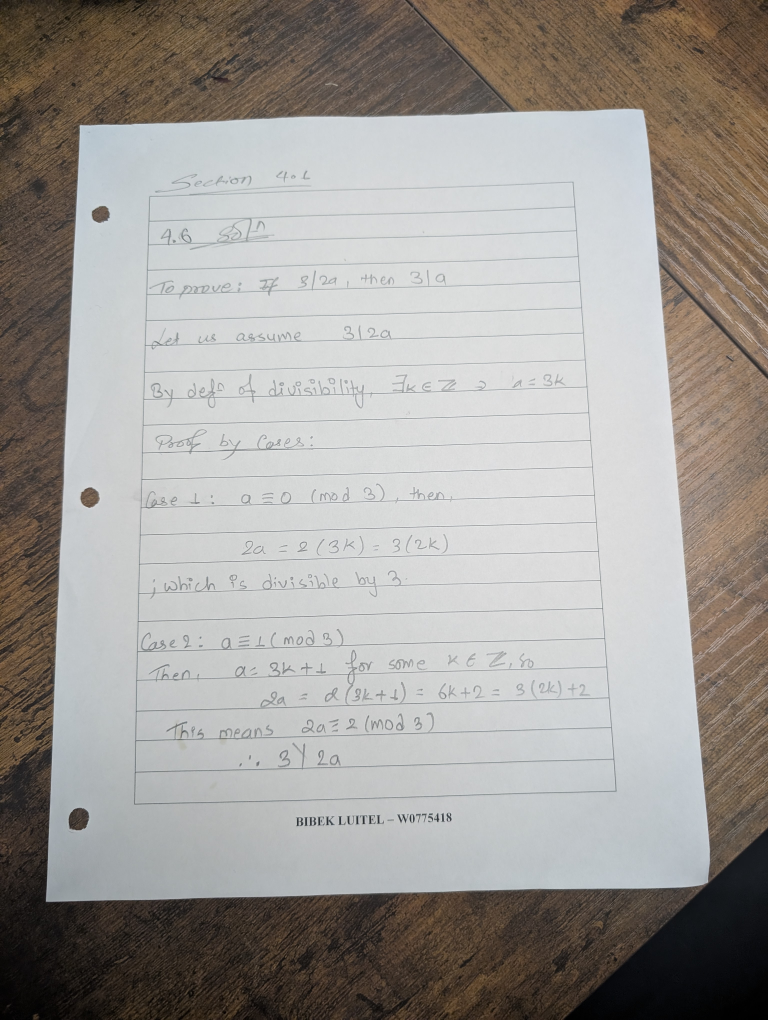
#> input picture cv-pipeline/test_images/good_img.jpg, 3072 x 4080 px (shown at 1/4 size)
$ python qa.py
#> lines starting #> are read from the running program, lines starting #| are printed output that depends on the picture; after the words box and inside, x2 and y2 are one past the last pixel; in counts of white or black regions, pixels touching at a corner belong together
#> in extract_text_from_image, image is the input picture: shape (4080, 3072, 3); mean B, G, R 150.7, 154.8, 158.6
### cv-pipeline/preprocess.py
import cv2
import numpy as np
import matplotlib.pyplot as plt
import os
from skimage.filters import threshold_sauvola


def order_points(pts):
    rect = np.zeros((4, 2), dtype="float32")
    s = pts.sum(axis=1)
    rect[0] = pts[np.argmin(s)]
    rect[2] = pts[np.argmax(s)]
    diff = np.diff(pts, axis=1)
    rect[1] = pts[np.argmin(diff)]
    rect[3] = pts[np.argmax(diff)]
    return rect


def four_point_transform(image, pts):
    rect = order_points(pts)
    (tl, tr, br, bl) = rect

    widthA = np.sqrt(((br[0] - bl[0]) ** 2) + ((br[1] - bl[1]) ** 2))
    widthB = np.sqrt(((tr[0] - tl[0]) ** 2) + ((tr[1] - tl[1]) ** 2))
    maxWidth = max(int(widthA), int(widthB))

    heightA = np.sqrt(((tr[0] - br[0]) ** 2) + ((tr[1] - br[1]) ** 2))
    heightB = np.sqrt(((tl[0] - bl[0]) ** 2) + ((tl[1] - bl[1]) ** 2))
    maxHeight = max(int(heightA), int(heightB))

    dst = np.array([
        [0, 0],
        [maxWidth - 1, 0],
        [maxWidth - 1, maxHeight - 1],
        [0, maxHeight - 1]
    ], dtype="float32")

    matrix = cv2.getPerspectiveTransform(rect, dst)
    return cv2.warpPerspective(image, matrix, (maxWidth, maxHeight))


def correct_image(image):
    scale = 800 / max(image.shape[:2])
#> scale = 0.196
    small = cv2.resize(image, (0, 0), fx=scale, fy=scale)

    gray = cv2.cvtColor(small, cv2.COLOR_BGR2GRAY)
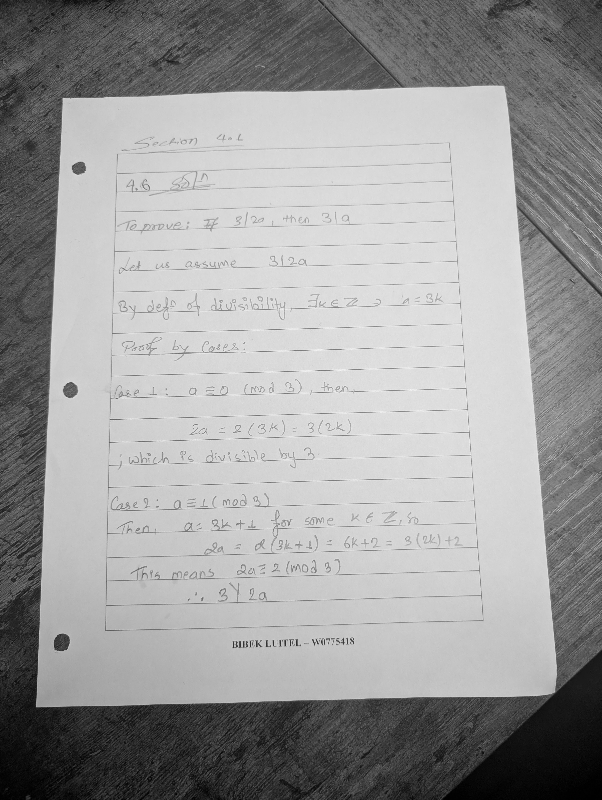
#> gray: shape (800, 602); min 0, max 244, mean 155.4
    gray = cv2.GaussianBlur(gray, (5, 5), 0)
    edged = cv2.Canny(gray, 75, 200)
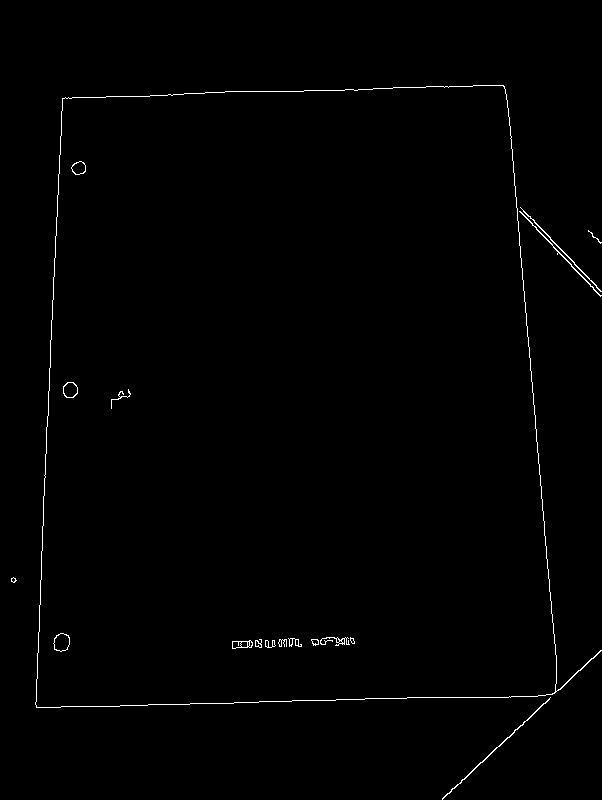
#> edged: shape (800, 602); 0.71% white in thin lines or dots, all inside (x1, y1, x2, y2) = (11, 85, 602, 800)
    edged = cv2.dilate(edged, np.ones((3, 3), np.uint8), iterations=1)
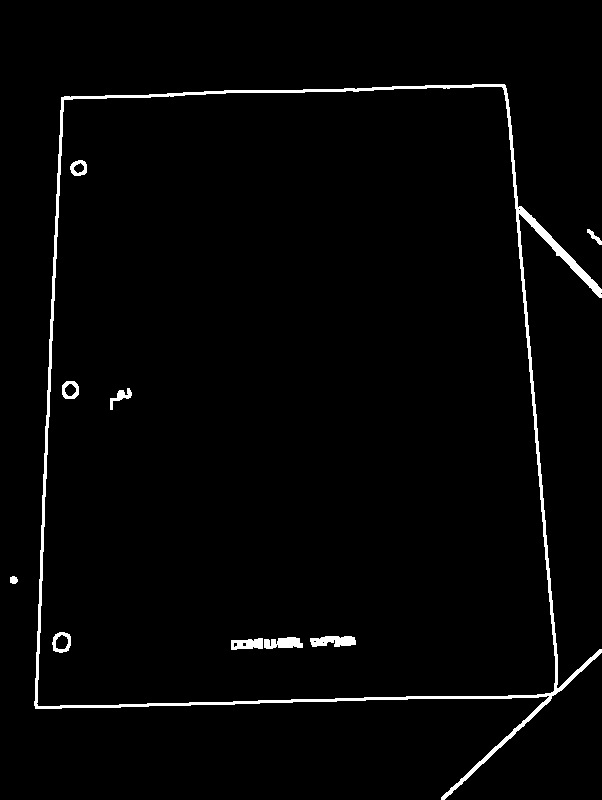
#> edged: shape (800, 602); 2.2% white; 10 white regions

    min_area = small.shape[0] * small.shape[1] * 0.2
#> min_area = 96320
    contours, _ = cv2.findContours(edged.copy(), cv2.RETR_LIST, cv2.CHAIN_APPROX_SIMPLE)
#> contours = 19 contours, 5 with area under 20; largest, box (x1, y1, x2, y2) and area: (34, 84, 602, 800) 299111, (36, 86, 556, 707) 292955, (310, 636, 356, 647) 334, (52, 632, 71, 653) 296, (264, 637, 303, 649) 294
    contours = sorted(contours, key=cv2.contourArea, reverse=True)[:10]
#> contours = 10 contours; largest, box (x1, y1, x2, y2) and area: (34, 84, 602, 800) 299111, (36, 86, 556, 707) 292955, (310, 636, 356, 647) 334, (52, 632, 71, 653) 296, (264, 637, 303, 649) 294

    document_contour = None
    for c in contours:
        if cv2.contourArea(c) < min_area:
            continue
        peri = cv2.arcLength(c, True)
        approx = cv2.approxPolyDP(c, 0.02 * peri, True)
        if len(approx) == 4:
            document_contour = approx
            break
#> this loop made 2 passes
#> (peri, document_contour) on pass 2: (2214.5, [[501, 86], [554, 690], [38, 706], [63, 100]])
#> peri on pass 1: 2908.2

    if document_contour is None:
        print("  No document contour found, returning original")
        corrected = image
        strategy = "none"
    else:
        document_contour = (document_contour / scale).astype("float32")
#> document_contour = [[2555.1, 438.6], [2825.4, 3519], [193.8, 3600.6], [321.3, 510]]
        corrected = four_point_transform(image, document_contour.reshape(4, 2))
#> in order_points, `s = pts.sum(axis=1)`: s = [2993.7, 6344.4, 3794.4, 831.3]
#> in order_points, `diff = np.diff(pts, axis=1)`: diff = [-2116.5, 693.6, 3406.8, 188.7]
#> in four_point_transform, `rect = order_points(pts)`: rect = [[321.3, 510], [2555.1, 438.6], [2825.4, 3519], [193.8, 3600.6]]
#> in four_point_transform, `(tl, tr, br, bl) = rect`: tl = [321.3, 510]; tr = [2555.1, 438.6]; br = [2825.4, 3519]; bl = [193.8, 3600.6]
#> in four_point_transform, `widthA = np.sqrt(((br[0] - bl[0]) ** 2) + ((br[1] - bl[1]) ** 2))`: widthA = 2632.9
#> in four_point_transform, `widthB = np.sqrt(((tr[0] - tl[0]) ** 2) + ((tr[1] - tl[1]) ** 2))`: widthB = 2234.9
#> in four_point_transform, `maxWidth = max(int(widthA), int(widthB))`: maxWidth = 2632
#> in four_point_transform, `heightA = np.sqrt(((tr[0] - br[0]) ** 2) + ((tr[1] - br[1]) ** 2))`: heightA = 3092.2
#> in four_point_transform, `heightB = np.sqrt(((tl[0] - bl[0]) ** 2) + ((tl[1] - bl[1]) ** 2))`: heightB = 3093.2
#> in four_point_transform, `maxHeight = max(int(heightA), int(heightB))`: maxHeight = 3093
#> in four_point_transform, `dst = np.array([ [0, 0], [maxWidth - 1, 0], [maxWidth - 1, maxHeight -..`: dst = [[0, 0], [2631, 0], [2631, 3092], [0, 3092]]
#> in four_point_transform, `matrix = cv2.getPerspectiveTransform(rect, dst)`: matrix = [[1.22, 0.0502, -416.6], [0.0389, 1.22, -633], [2.22e-06, 5.95e-05, 1]]
#> in four_point_transform, `return cv2.warpPerspective(image, matrix, (maxWidth, maxHeight))`:
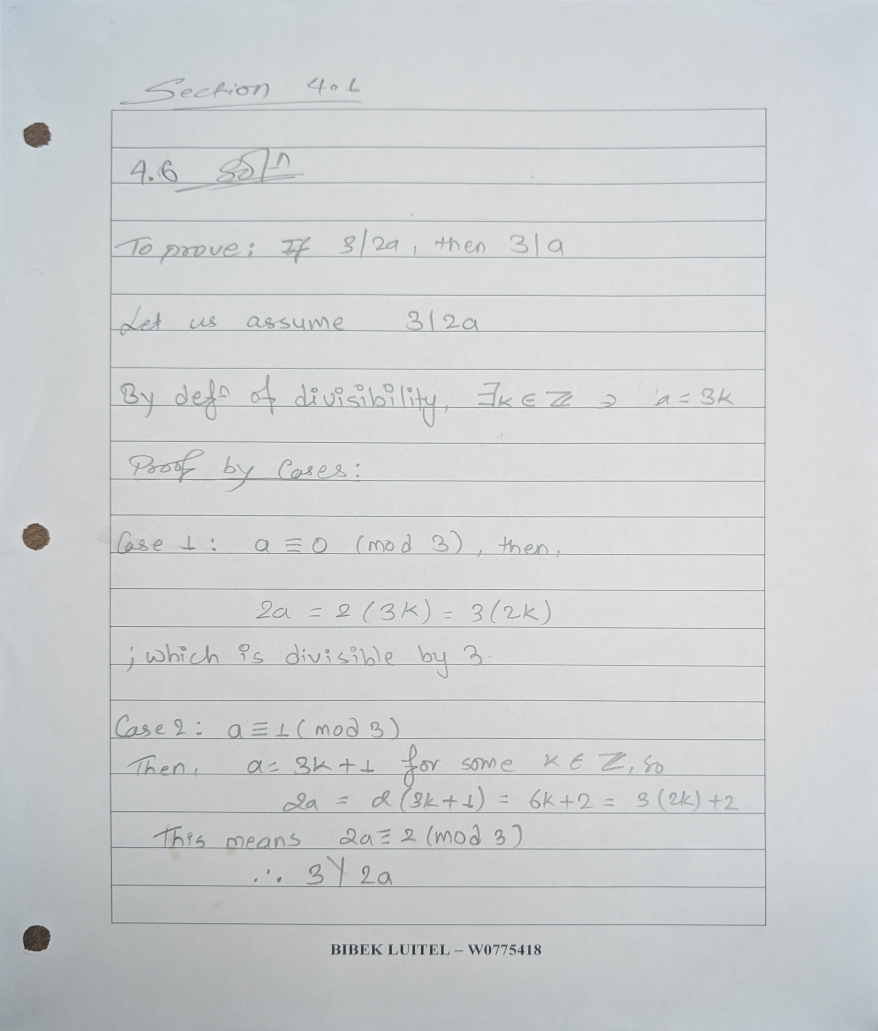
#> returned value: shape (3093, 2632, 3) (shown at 1/3 size); mean of channels 0, 1, 2 208.1, 207.1, 204.2; drawn as B, G, R
        strategy = "contour"

    print(f"  Strategy: {strategy}")
    binary_sauvola, binary_otsu = sharpen_and_binarize(corrected)
    return corrected, binary_sauvola, binary_otsu, strategy


def sharpen_and_binarize(image):
    if len(image.shape) == 3:
        gray = cv2.cvtColor(image, cv2.COLOR_BGR2GRAY)
#> gray: shape (3093, 2632)
    else:
        gray = image.copy()

    blurred = cv2.GaussianBlur(gray, (0, 0), 3)
    sharpened = cv2.addWeighted(gray, 1.5, blurred, -0.5, 0)

    thresh_sauvola = threshold_sauvola(sharpened, window_size=25)
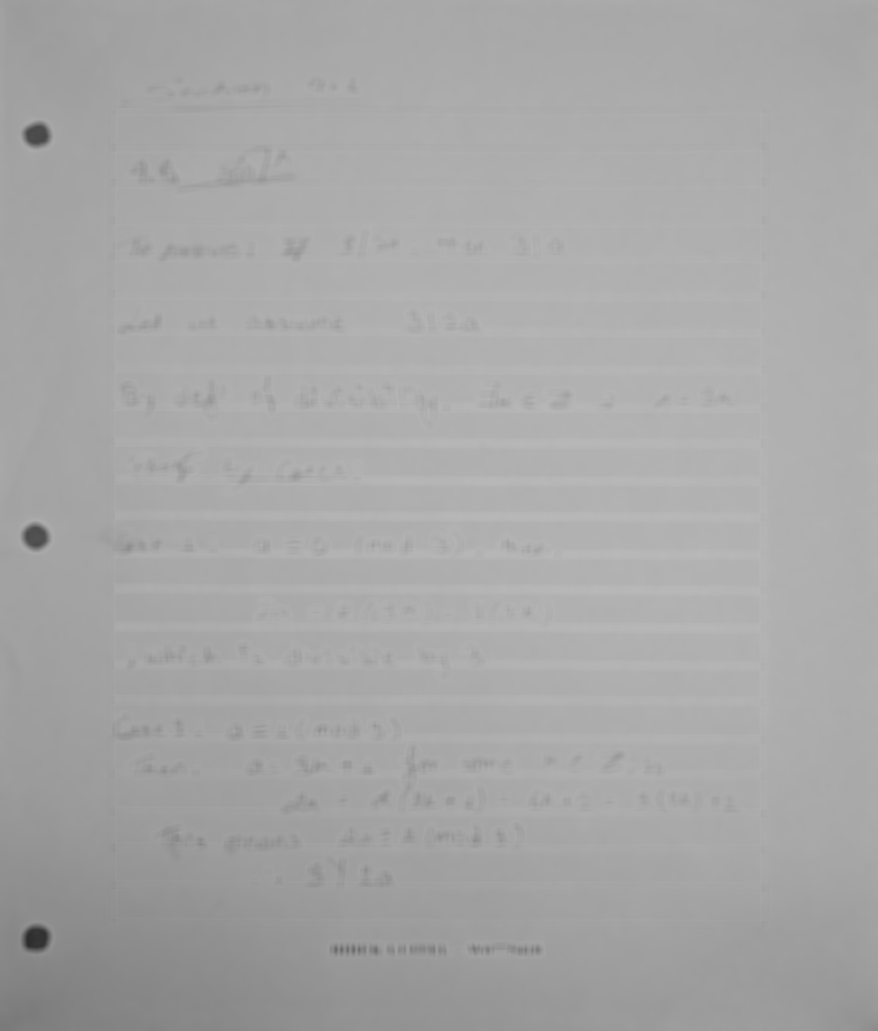
#> thresh_sauvola: shape (3093, 2632) float64 (shown at 1/3 size); min 43.97, max 184.9, mean 167.4
    binary_sauvola = (sharpened > thresh_sauvola).astype(np.uint8) * 255
#> binary_sauvola: shape (3093, 2632); 97.1% white; 849 black regions (437 under 20 px), largest, box (x1, y1, x2, y2) and area: (328, 325, 2300, 2777) 149518, (69, 2776, 152, 2854) 2658, (67, 1570, 150, 1652) 2126

    _, binary_otsu = cv2.threshold(sharpened, 0, 255, cv2.THRESH_BINARY + cv2.THRESH_OTSU)
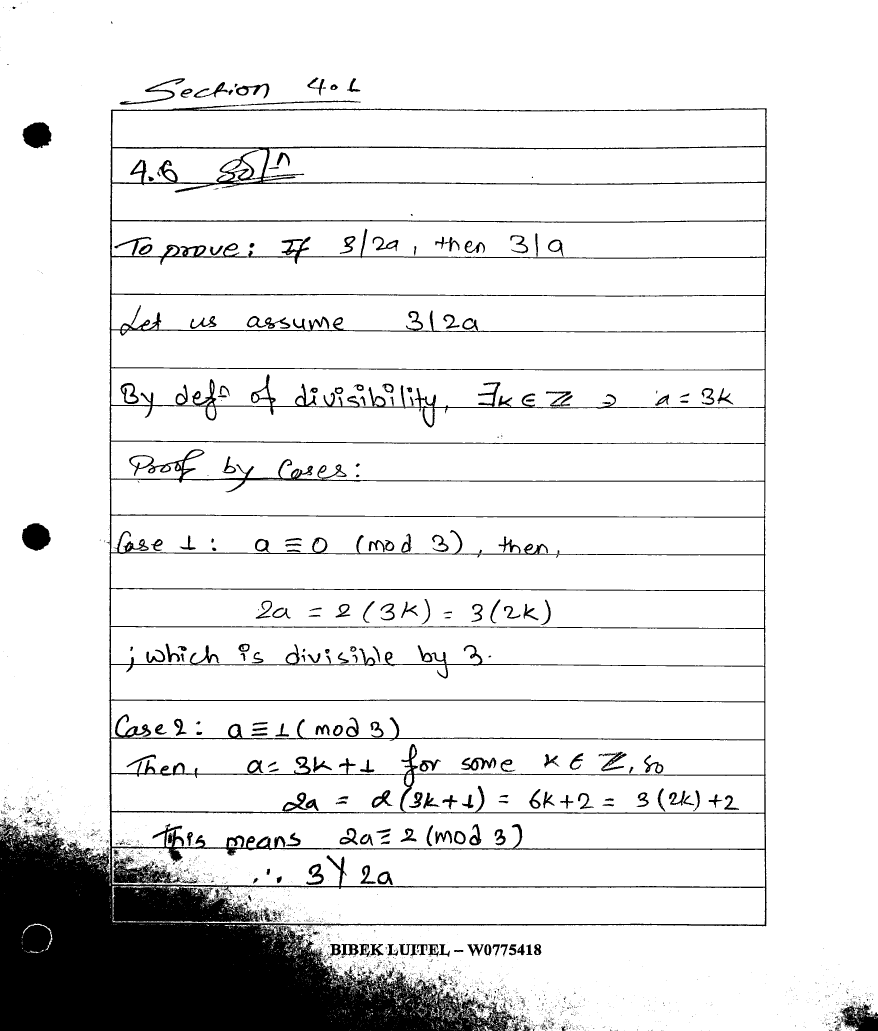
#> binary_otsu: shape (3093, 2632) (shown at 1/3 size); 89.7% white; 3499 black regions (3191 under 20 px), largest, box (x1, y1, x2, y2) and area: (0, 315, 2301, 3093) 708192, (340, 2571, 546, 2651) 6598, (2520, 3012, 2632, 3093) 5476

    return binary_sauvola, binary_otsu


# [29 lines left out: functions show_comparison, save_processed, not called in this run]


'''OCR Test 1 - Tesseract
import pytesseract
pytesseract.pytesseract.tesseract_cmd = r'C:\Program Files\Tesseract-OCR\tesseract.exe'

def run_ocr(image, label):
    text = pytesseract.image_to_string(image)
    words = [w for w in text.split() if len(w) > 2]
    print(f"\n  OCR ({label}) — {len(words)} words detected")
    print(f"  Preview: {' '.join(words[:20])}...")
    return text, words
'''

'''OCR Test 2 - EasyOCR
import easyocr
reader = easyocr.Reader(['en'])

def run_ocr(image, label):
    rgb = cv2.cvtColor(image, cv2.COLOR_BGR2RGB) if len(image.shape) == 3 else image
    results = reader.readtext(rgb)
    words = [text for (_, text, confidence) in results if confidence > 0.2 and len(text) > 2]
    full_text = ' '.join(words)
    print(f"\n  OCR ({label}) — {len(words)} words detected")
    print(f"  Preview: {full_text[:100]}...")
    return full_text, words
'''


# [14 lines that do not run on import are left out]

### cv-pipeline/qa.py
import cv2
import os
import sys
import requests
import json
from google.cloud import vision

# Import your CV pipeline
sys.path.append(os.path.dirname(os.path.abspath(__file__)))
from preprocess import correct_image, sharpen_and_binarize

os.environ["GOOGLE_APPLICATION_CREDENTIALS"] = "google_cloud.json"
vision_client = vision.ImageAnnotatorClient()

OLLAMA_URL = "http://localhost:11434/api/generate"
MODEL = "gemma3:4b"


def extract_text_from_image(image_path):
    # Step 1 — load image
    image = cv2.imread(image_path)

    # Step 2 — run your CV pipeline
    print("  Running CV pipeline...")
#> (the run stopped early here; a loop or call above may not have finished)

$ run again, with cv-pipeline/test_images/1000004739.jpg copied over cv-pipeline/test_images/good_img.jpg
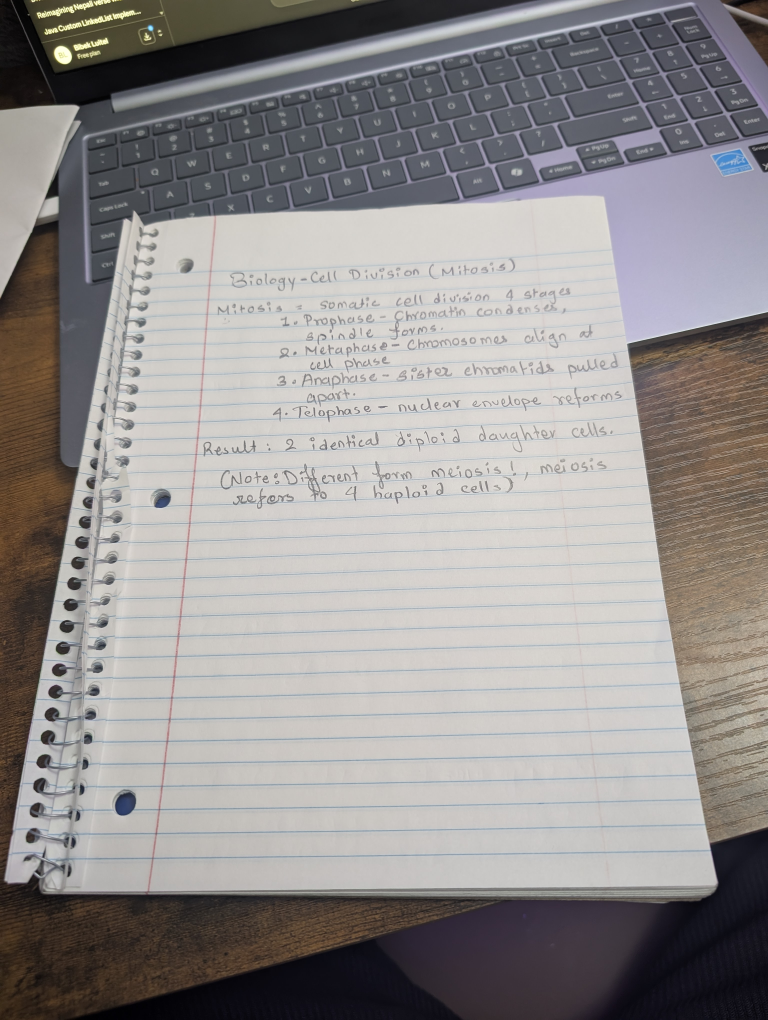
#> input picture cv-pipeline/test_images/1000004739.jpg, 3072 x 4080 px (shown at 1/4 size)
#> in extract_text_from_image, image is the input picture: shape (4080, 3072, 3); mean B, G, R 142.7, 143.4, 146.9
#> in correct_image, `edged = cv2.dilate(edged, np.ones((3, 3), np.uint8), iterations=1)`:
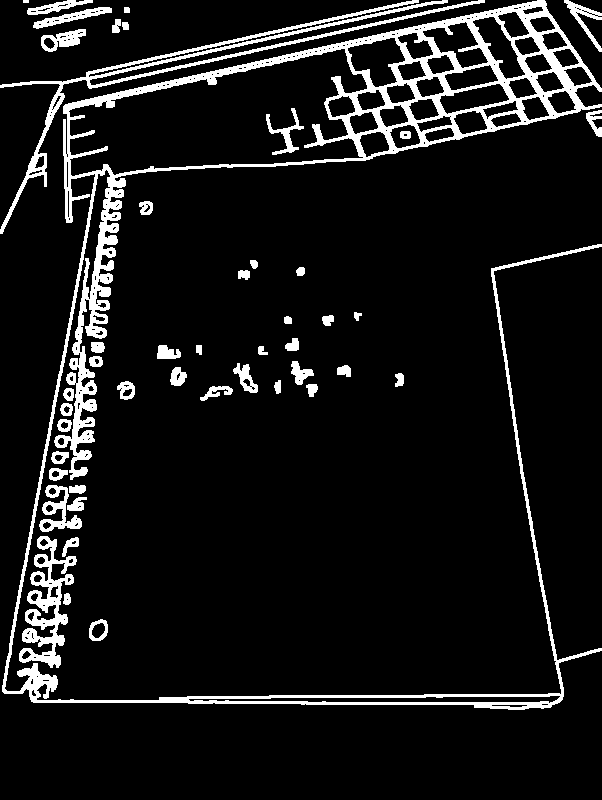
#> edged: shape (800, 602); 9.1% white; 47 white regions (1 under 20 px)
#> in correct_image, `contours, _ = cv2.findContours(edged.copy(), cv2.RETR_LIST, cv2.CHAIN_..`: contours = 304 contours, 188 with area under 20; largest, box (x1, y1, x2, y2) and area: (2, 0, 602, 710) 66258, (68, 48, 368, 177) 23776, (0, 0, 485, 234) 3821, (19, 536, 77, 668) 2694, (347, 37, 406, 88) 1754
#> in correct_image, `contours = sorted(contours, key=cv2.contourArea, reverse=True)[:10]`: contours = 10 contours; largest, box (x1, y1, x2, y2) and area: (2, 0, 602, 710) 66258, (68, 48, 368, 177) 23776, (0, 0, 485, 234) 3821, (19, 536, 77, 668) 2694, (347, 37, 406, 88) 1754
#> the loop in correct_image, `for c in contours:` made 10 passes
#> binary_sauvola: shape (4080, 3072); 90.8% white; 34845 black regions (30360 under 20 px), largest, box (x1, y1, x2, y2) and area: (0, 1855, 3072, 3624) 65721, (0, 0, 2157, 1206) 64613, (262, 3733, 1559, 4080) 19307
#> in sharpen_and_binarize, `_, binary_otsu = cv2.threshold(sharpened, 0, 255, cv2.THRESH_BINARY + ..`:
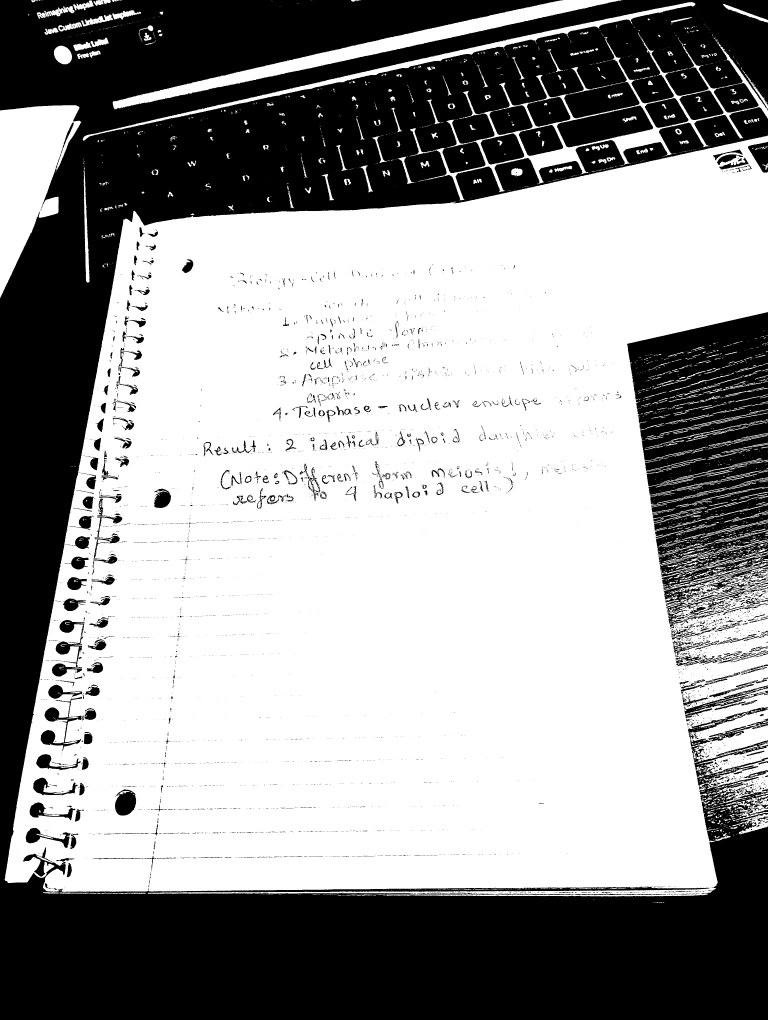
#> binary_otsu: shape (4080, 3072) (shown at 1/4 size); 60% white; 5569 black regions (4748 under 20 px), largest, box (x1, y1, x2, y2) and area: (0, 0, 3072, 4080) 4252249, (2508, 1248, 3072, 2362) 420417, (2228, 422, 2613, 589) 35621
